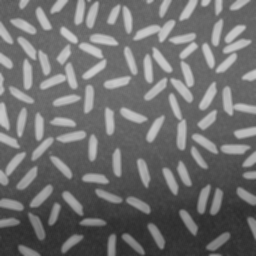
#> input picture 1_assignment/data/rice.png, 256 x 256 px, found by its file name
$ jupyter execute --allow-errors sobel_edge.ipynb   (older library calls are emulated)
#> lines starting #> are read from the running program, lines starting #| are printed output that depends on the picture
[cell 1]
import numpy as np
import cv2
import matplotlib.pyplot as plt

[cell 2]
data_path = ''
file_rice = 'rice.png'
file_woman = 'woman.png'

[cell 3]
def print_images(list_of_images, size = 20):
    fig, ax = plt.subplots(1, len(list_of_images), figsize=(size,size))
    for i, (img,name) in enumerate(list_of_images):
        ax[i].set_title(str(name))
        ax[i].imshow(img, cmap='Greys_r');

def sharpen_img(image, blur):
    return image + (image - blur)

# Q.2 Edge Detection

[cell 4]
def plot_edges(img, threshold, title_to_add = ""):
    # Using cv2.CV_64F datatype
    sobel_x = cv2.Sobel(img, cv2.CV_64F, 1, 0, ksize=3)
    sobel_y = cv2.Sobel(img, cv2.CV_64F, 0, 1, ksize=3)
    sobel = cv2.magnitude(sobel_x, sobel_y)

    max_val_sobel = np.amax(sobel)
    to_print = []
    for thr in threshold:
        thr_val = thr
        if thr < 1: # means percentage
            thr_val = int(max_val_sobel * thr)

        # Apply threshold and save it ready to print
        to_print.append((cv2.threshold(sobel, thr_val, max_val_sobel, cv2.THRESH_BINARY)[1],
                         "Sobel Edge Detector\n %swith Threshold of %s" % (title_to_add, thr)))

    # Plot supperposed filters
    print_images(to_print, 12)

## Q.2.1 Sobel edge detector

### Part 1

[cell 5]
img_rice = cv2.imread(data_path + file_rice, cv2.IMREAD_GRAYSCALE)
#> img_rice is the input picture: shape (256, 256); min 44, max 204, mean 111.2
plot_edges(img_rice, [150, 200])
#> in plot_edges, `sobel_x = cv2.Sobel(img, cv2.CV_64F, 1, 0, ksize=3)`:
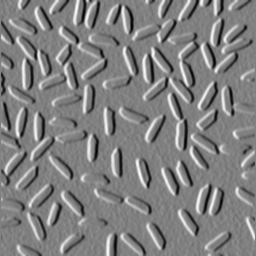
#> sobel_x: shape (256, 256) float64; min -249, max 244, mean -0.5; drawn with min black and max white
#> in plot_edges, `sobel_y = cv2.Sobel(img, cv2.CV_64F, 0, 1, ksize=3)`:
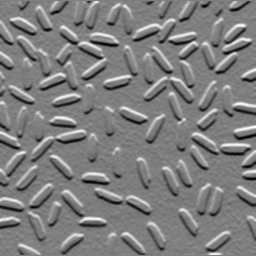
#> sobel_y: shape (256, 256) float64; min -244, max 245, mean -2; drawn with min black and max white
#> in plot_edges, `sobel = cv2.magnitude(sobel_x, sobel_y)`:
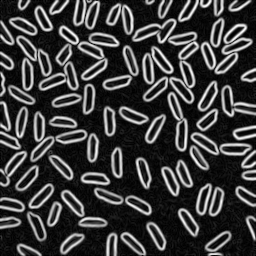
#> sobel: shape (256, 256) float64; min 0, max 256.1, mean 60.7; drawn with min black and max white
#> in plot_edges, `max_val_sobel = np.amax(sobel)`: max_val_sobel = 256.1
#> after the loop in plot_edges, `for thr in threshold:`: to_print = 2 items
#> the loop in print_images, `for i, (img,name) in enumerate(list_of_images):` made 2 passes
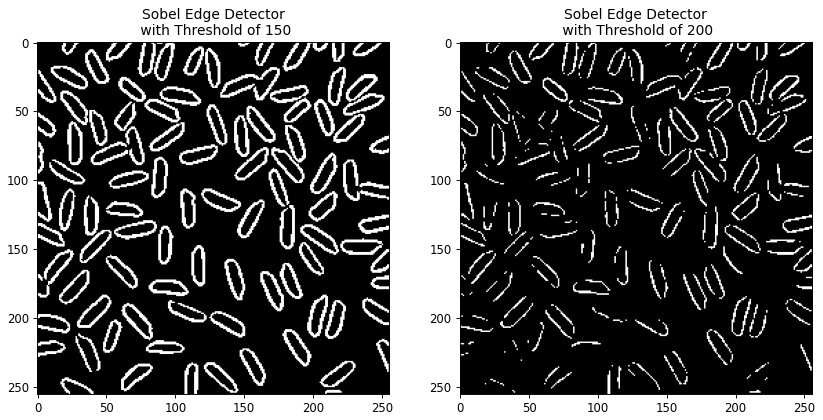
#> figure drawn by matplotlib, 2 panels

[cell 6]
# Getting blurred images
img_rice_filter_box = cv2.blur(img_rice, (5,5))

# Getting sharp images
img_rice_sharp_box = sharpen_img(img_rice, img_rice_filter_box)

# Calculate and plot
plot_edges(img_rice_sharp_box, [150, 200], "with Box Filter Sharpening ")
#> call 2 of plot_edges, with title_to_add = 'with Box Filter Sharpening '
#> in plot_edges (call 2), `sobel_y = cv2.Sobel(img, cv2.CV_64F, 0, 1, ksize=3)`:
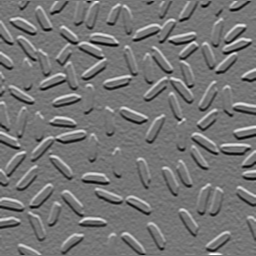
#> sobel_y: shape (256, 256) float64; min -351, max 407, mean -2; drawn with min black and max white
#> in plot_edges (call 2), `sobel = cv2.magnitude(sobel_x, sobel_y)`:
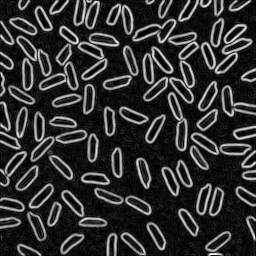
#> sobel: shape (256, 256) float64; min 0, max 407.1, mean 79.9; drawn with min black and max white
#> in plot_edges (call 2), `max_val_sobel = np.amax(sobel)`: max_val_sobel = 407.1
#> the loop in print_images (call 2), `for i, (img,name) in enumerate(list_of_images):` made 2 passes
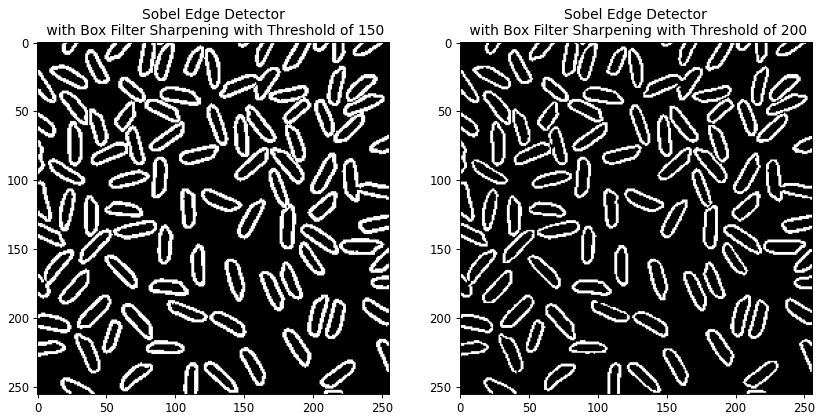
#> figure drawn by matplotlib, 2 panels

[cell 7]
# Getting blurred images
img_rice_filter_gaussian = cv2.GaussianBlur(img_rice, ksize = (5,5), sigmaX = np.sqrt(2))

# Getting sharp images
img_rice_sharp_gaussian = sharpen_img(img_rice, img_rice_filter_gaussian)

# Calculate and plot
plot_edges(img_rice_sharp_gaussian, [150, 200], "with Gaussian Filter Sharpening ")
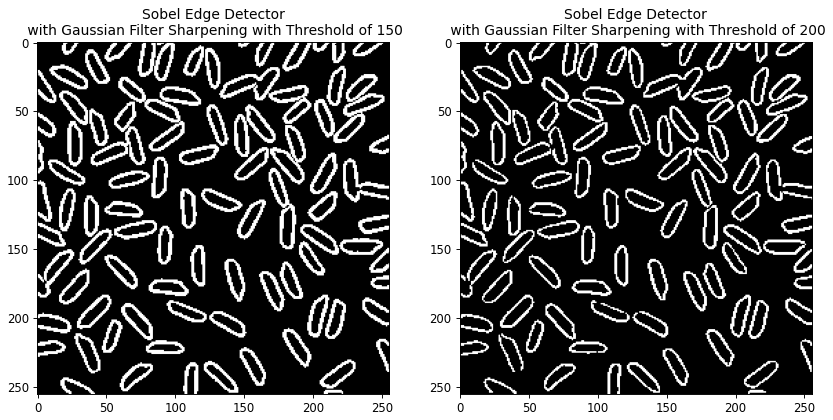
#> figure drawn by matplotlib, 2 panels

1. Applying sharpening filters before applying the Sobel filters creates a much better distinction of edges and loses less true positive edges. (easier to observe with smaller images)
2. The threshold of 150 makes larger edges while the threshold of 200 are thiner.

### Part 2

[cell 8]
# Getting image
img_woman = cv2.imread(data_path + file_woman, cv2.COLOR_BGR2GRAY)

# Calculate and plot
#> (the rest of this cell did not finish here and is left out)
